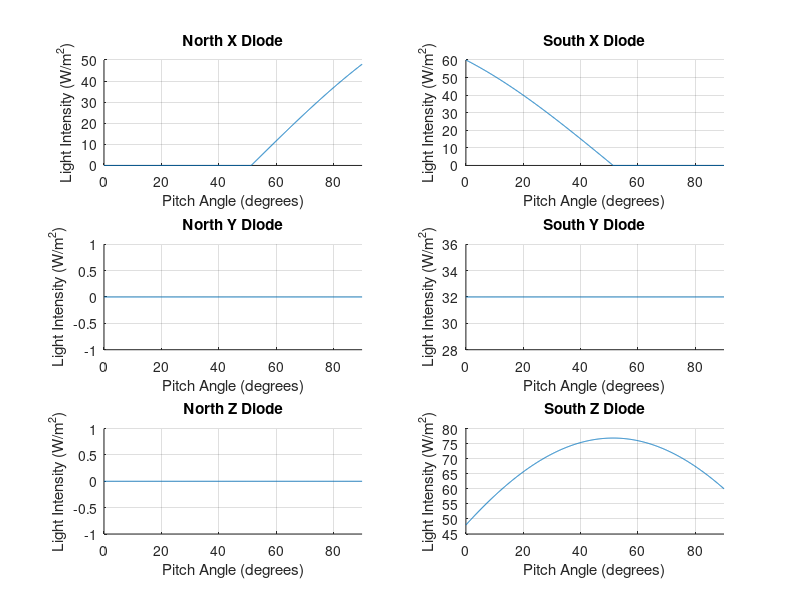

The MATLAB script that drew this image:
%% ECE 580 Project, Mathematical Model for Cubesat Attitude Sensors
%
% -------------------------------------------------------------------------
%
% Authors:  Sergio Ribeiro, Rohith Yerrabelli
% Date:     26-APR-2022
% Class:    ECE 580 Small Satellite Design
%
% -------------------------------------------------------------------------
%
% The purpose of this project is to provide a mathematical model for a
% cubesat satellite attitude sensor system. The sensor system is a
% photodiode on each face of the cubesat. There are six sensors in all. The
% purpose of this program is to model the response of the photodiodes to
% the sunlight hitting the cubesat in different orientations. For
% simplicity we will consider a cube of size 2U x 2U x 2U. We are not using
% a unit cube because we would like our vectors for describing the cube
% orientation to be unit vectors.
%
% -------------------------------------------------------------------------
%

clearvars
clc
clf
format long

%% Rotation Matrices for Roll, Pitch and Yaw
% Roll Matrix
x_rot = @(theta)([1, 0, 0; ...
    0, cosd(theta), -sind(theta); ...
    0, sind(theta), cosd(theta)]);

% Pitch Matrix
y_rot = @(theta)([cosd(theta), 0, sind(theta); ...
    0, 1, 0; ...
    -sind(theta), 0, cosd(theta)]);

% Yaw Matrix
z_rot = @(theta)([cosd(theta), -sind(theta), 0; ...
    sind(theta), cosd(theta), 0; ...
   0, 0, 1]);

% Combined Roll, Pitch, Yaw matrix
xyz_rot = @(theta_x, theta_y, theta_z)(x_rot(theta_x) * y_rot (theta_y) * ...
    z_rot(theta_z));

%% Calculate Flux Based on Spacecraft Orientation
% Describe the origin as well as the vectors describing each cubesat face
% Naming convention will be NorthX, NorthY, NorthZ, SouthX, SouthY, SouthZ

% Define the sun flux vector here
% Units are in W/m^2

Sun_Flux = [15; 8; 12];

% Describe the unit vectors corresponding to spacecraft
origin = [0; 0; 0];
north_x = [1; 0; 0];
north_y = [0; 1; 0];
north_z = [0; 0; 1];
south_x = [-1; 0; 0];
south_y = [0; -1; 0];
south_z = [0; 0; -1];


%% Loop to Calculate Light Flux on All Diodes
% Loop through various roll, pitch and yaw angles and store the values in
% an array to store the Diode responses to the varying roll pitch and yaw
% angles

angle_start = 0;
angle_step = 0.1;
angle_stop = 90;
angle_array = angle_start:angle_step:angle_stop;

Diode_NorthX = [];
Diode_NorthY = [];
Diode_NorthZ = [];
Diode_SouthX = [];
Diode_SouthY = [];
Diode_SouthZ = [];

roll_start = 0;
pitch_start = 0;
yaw_start = 0;

% Print output data results to a file
file_ID = fopen('PitchAngleChange.csv', 'w');

fprintf(file_ID, ...
    'Nx, Ny, Nz, Sx, Sy, Sz, Roll, Pitch, Yaw, SunFluxX, SunFluxY, SunFluxZ\n');

for i = angle_start:angle_step:angle_stop

% Rotate these by a specified roll, pitch and yaw 
rot_matrix = xyz_rot(roll_start, pitch_start + i, yaw_start);

% Calculate the rotated vectors
rot_north_x = rot_matrix * north_x;
rot_north_y = rot_matrix * north_y;
rot_north_z = rot_matrix * north_z;
rot_south_x = rot_matrix * south_x;
rot_south_y = rot_matrix * south_y;
rot_south_z = rot_matrix * south_z;

CubeArea = 4;

CubeFlux = struct('NorthX', -CubeArea * dot(Sun_Flux, rot_north_x), ...
    'NorthY', -CubeArea * dot(Sun_Flux, rot_north_y), ...
    'NorthZ', -CubeArea * dot(Sun_Flux, rot_north_z), ...
    'SouthX', -CubeArea * dot(Sun_Flux, rot_south_x), ...
    'SouthY', -CubeArea * dot(Sun_Flux, rot_south_y), ...
    'SouthZ', -CubeArea * dot(Sun_Flux, rot_south_z));

% Zero out diode responses that have negative flux
% These are calculated by multiplying the response by the boolean
% expression for what's true when the response is larger than 0

CubeFlux.NorthX = (CubeFlux.NorthX) * (CubeFlux.NorthX >= 0);
CubeFlux.NorthY = (CubeFlux.NorthY) * (CubeFlux.NorthY >= 0);
CubeFlux.NorthZ = (CubeFlux.NorthZ) * (CubeFlux.NorthZ >= 0);
CubeFlux.SouthX = (CubeFlux.SouthX) * (CubeFlux.SouthX >= 0);
CubeFlux.SouthY = (CubeFlux.SouthY) * (CubeFlux.SouthY >= 0);
CubeFlux.SouthZ = (CubeFlux.SouthZ) * (CubeFlux.SouthZ >= 0);

% Put the diode response curves in an array to be plotted later
Diode_NorthX = [Diode_NorthX, CubeFlux.NorthX];
Diode_NorthY = [Diode_NorthY, CubeFlux.NorthY];
Diode_NorthZ = [Diode_NorthZ, CubeFlux.NorthZ];
Diode_SouthX = [Diode_SouthX, CubeFlux.SouthX];
Diode_SouthY = [Diode_SouthY, CubeFlux.SouthY];
Diode_SouthZ = [Diode_SouthZ, CubeFlux.SouthZ];

fprintf(file_ID, '%5.8f, %5.8f, %5.8f, %5.8f, %5.8f, %5.8f, ', ...
    CubeFlux.NorthX, CubeFlux.NorthY, CubeFlux.NorthZ, ...
    CubeFlux.SouthX, CubeFlux.SouthY, CubeFlux.SouthZ);

fprintf(file_ID, '%5.8f, %5.8f, %5.8f, ', roll_start, ...
    pitch_start + i, yaw_start);

fprintf(file_ID, '%5.8f, %5.8f, %5.8f\n', ...
    Sun_Flux(1), Sun_Flux(2), Sun_Flux(3));

end

fclose(file_ID);

%% Diode Response Curves Plot
% This section will plot the diode response curves based on one of the
% angles of degrees of freedom rotating.

xlabel_string = 'Pitch Angle (degrees)';

figure(1)
% North X Diode Response
subplot(3,2,1)
hold on
grid on
plot(angle_array, Diode_NorthX);
title('North X Diode');
xlabel(xlabel_string);
ylabel('Light Intensity (W/m^2)');
xlim([angle_start, angle_stop]);

% North Y Diode Response
subplot(3,2,3)
hold on
grid on
plot(angle_array, Diode_NorthY);
title('North Y Diode');
xlabel(xlabel_string);
ylabel('Light Intensity (W/m^2)');
xlim([angle_start, angle_stop]);

% North Z Diode Response
subplot(3,2,5)
hold on
grid on
plot(angle_array, Diode_NorthZ);
title('North Z Diode');
xlabel(xlabel_string);
ylabel('Light Intensity (W/m^2)');
xlim([angle_start, angle_stop]);

% South X Diode Response
subplot(3,2,2)
hold on
grid on
plot(angle_array, Diode_SouthX);
title('South X Diode');
xlabel(xlabel_string);
ylabel('Light Intensity (W/m^2)');
xlim([angle_start, angle_stop]);

% South Y Diode Response
subplot(3,2,4)
hold on
grid on
plot(angle_array, Diode_SouthY);
title('South Y Diode');
xlabel(xlabel_string);
ylabel('Light Intensity (W/m^2)');
xlim([angle_start, angle_stop]);

% South Z Diode Response
subplot(3,2,6)
hold on
grid on
plot(angle_array, Diode_SouthZ);
title('South Z Diode');
xlabel(xlabel_string);
ylabel('Light Intensity (W/m^2)');
xlim([angle_start, angle_stop]);